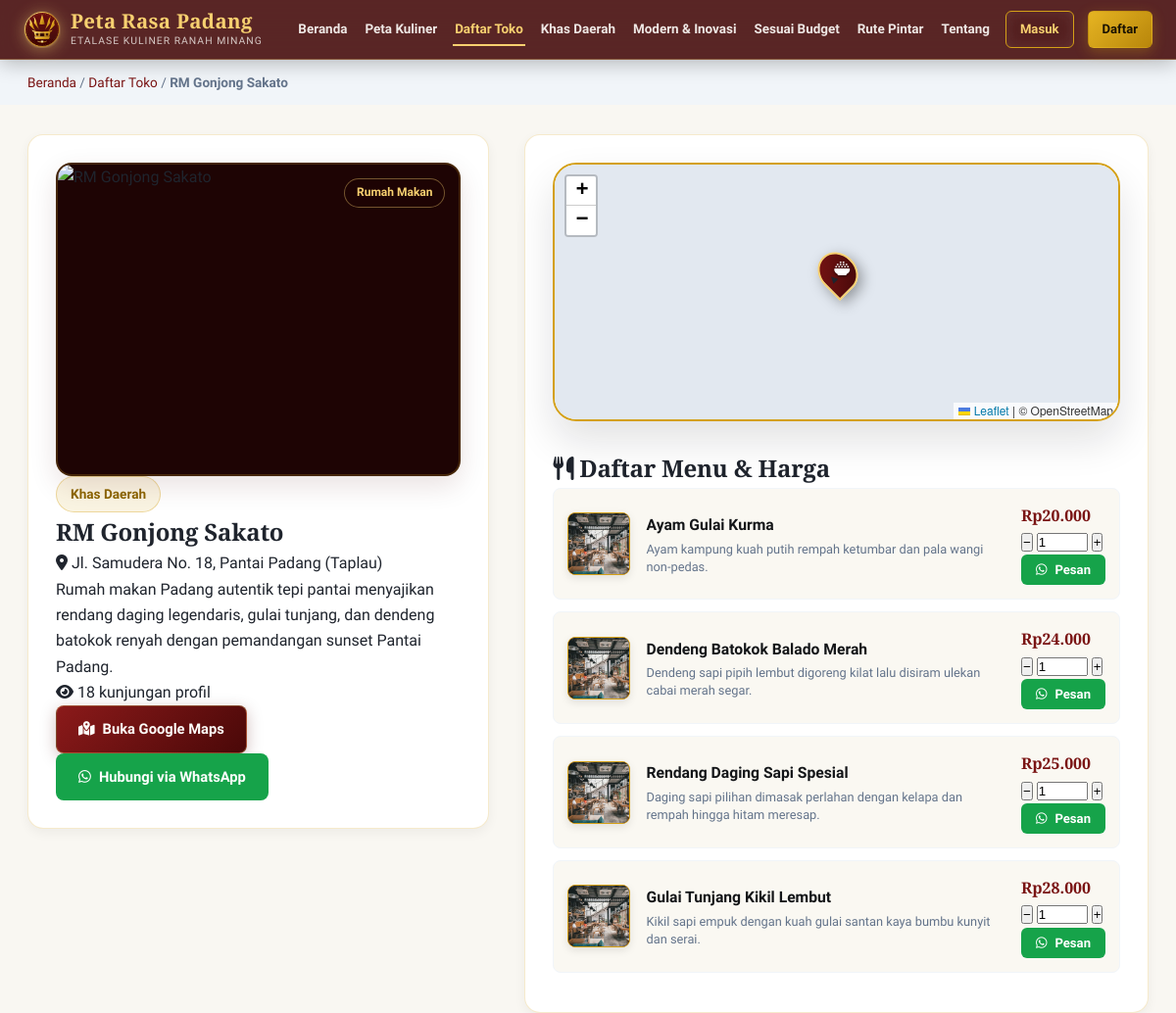
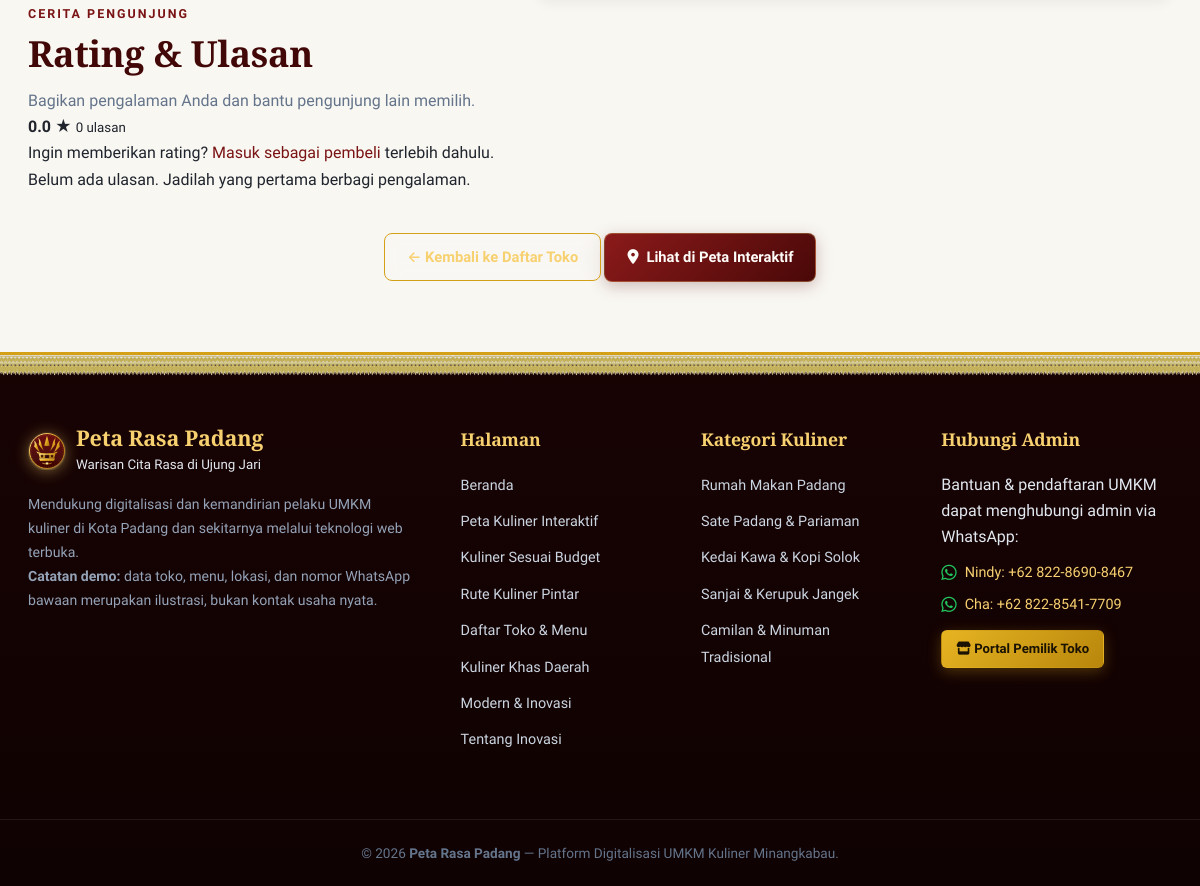
Screenshot of /detail.php?id=1 with the database file from the repository (2 pictures, top to bottom).
### tables this page shows
CREATE TABLE `toko` (
  `id_toko` int(11) NOT NULL AUTO_INCREMENT,
  `nama_toko` varchar(100) NOT NULL,
  `alamat` varchar(255) DEFAULT NULL,
  `kategori` varchar(50) DEFAULT NULL,
  `deskripsi` text DEFAULT NULL,
  `latitude` decimal(10,7) NOT NULL,
  `longitude` decimal(10,7) NOT NULL,
  `foto` varchar(255) DEFAULT NULL,
  `no_wa` varchar(20) DEFAULT NULL,
  `jam_buka` varchar(100) DEFAULT NULL,
  `is_khas` tinyint(1) DEFAULT 0,
  `is_hidden_gem` tinyint(1) DEFAULT 0,
  `visit_count` int(11) DEFAULT 0,
  `whatsapp_views` int(11) DEFAULT 0,
  `id_pemilik` int(11) DEFAULT NULL,
  PRIMARY KEY (`id_toko`),
  KEY `fk_toko_pemilik` (`id_pemilik`),
  CONSTRAINT `fk_toko_pemilik` FOREIGN KEY (`id_pemilik`) REFERENCES `users` (`id_user`) ON DELETE SET NULL
);

CREATE TABLE `menu` (
  `id_menu` int(11) NOT NULL AUTO_INCREMENT,
  `id_toko` int(11) NOT NULL,
  `nama_menu` varchar(100) NOT NULL,
  `harga` int(11) DEFAULT NULL,
  `deskripsi` varchar(255) DEFAULT NULL,
  `foto_menu` varchar(255) DEFAULT NULL,
  PRIMARY KEY (`id_menu`),
  KEY `id_toko` (`id_toko`),
  CONSTRAINT `menu_ibfk_1` FOREIGN KEY (`id_toko`) REFERENCES `toko` (`id_toko`) ON DELETE CASCADE
);

### detail.php (the view, shortened to what this page needs)
<?php
require_once 'koneksi.php';
$id_toko = (int)($_GET['id'] ?? 0);
$stmt = mysqli_prepare($koneksi, "SELECT * FROM toko WHERE id_toko = ?");
mysqli_stmt_bind_param($stmt, "i", $id_toko);
mysqli_stmt_execute($stmt);
$toko = mysqli_fetch_assoc(mysqli_stmt_get_result($stmt));
$stmt_m = mysqli_prepare($koneksi, "SELECT * FROM menu WHERE id_toko = ? ORDER BY harga ASC");
mysqli_stmt_bind_param($stmt_m, "i", $id_toko);
mysqli_stmt_execute($stmt_m);
$res_menu = mysqli_stmt_get_result($stmt_m);
$foto = !empty($toko['foto']) ? 'assets/img/' . $toko['foto'] : 'assets/img/default.png';
$maps_url = "https://www.google.com/maps?q=" . $toko['latitude'] . "," . $toko['longitude'];
$no_wa = $toko['no_wa'] ?? '';
$csrf_ulasan = $_SESSION['csrf_ulasan'] ?? bin2hex(random_bytes(32));
$stmt_rating = mysqli_prepare(
    $koneksi,
    "SELECT COUNT(*) AS total_ulasan, COALESCE(AVG(rating), 0) AS rata_rating
     FROM ulasan WHERE id_toko = ?"
);
mysqli_stmt_bind_param($stmt_rating, "i", $id_toko);
mysqli_stmt_execute($stmt_rating);
$ringkasan_rating = mysqli_fetch_assoc(mysqli_stmt_get_result($stmt_rating));
$ulasan_saya = null;
$stmt_ulasan_list = mysqli_prepare(
    $koneksi,
    "SELECT u.rating, u.komentar, u.balasan, u.created_at, u.replied_at, users.username
     FROM ulasan u
     INNER JOIN users ON users.id_user = u.id_user
     WHERE u.id_toko = ?
     ORDER BY u.created_at DESC"
);
mysqli_stmt_bind_param($stmt_ulasan_list, "i", $id_toko);
mysqli_stmt_execute($stmt_ulasan_list);
$res_ulasan = mysqli_stmt_get_result($stmt_ulasan_list);
$badges = [];
if (!empty($toko['is_khas'])) $badges[] = 'Khas Daerah';
?>
<!DOCTYPE html>
<html lang="id">
<head>
    <link rel="stylesheet" href="https://unpkg.com/leaflet@1.9.4/dist/leaflet.css">
    <link rel="stylesheet" href="assets/css/style.css">
    <link rel="stylesheet" href="https://cdnjs.cloudflare.com/ajax/libs/font-awesome/6.5.1/css/all.min.css">
</head>
<body>
    <?php include 'navbar.php'; ?>
    <section style="background:#F1F5F9;padding:12px 0;">
        <div style="max-width:1280px;margin:0 auto;padding:0 28px;font-size:0.85rem;color:#64748B;">
            <a href="index.php" style="color:var(--merah-utama);">Beranda</a>
            / <a href="toko.php" style="color:var(--merah-utama);">Daftar Toko</a>
            / <span style="font-weight:600;"><?= htmlspecialchars($toko['nama_toko']); ?></span>
        </div>
    </section>
    <section class="section-container" style="margin-top:30px;">
        <div class="detail-grid">
            <div class="detail-left">
                <div class="detail-img-wrapper">
                    <img src="<?= htmlspecialchars($foto); ?>" alt="<?= htmlspecialchars($toko['nama_toko']); ?>" class="detail-img" onerror="this.src='https://images.unsplash.com/photo-1555396273-367ea4eb4db5?w=500&q=80'">
                    <span class="card-badge" style="position:absolute;top:14px;right:14px;"><?= htmlspecialchars($toko['kategori']); ?></span>
                </div>
                <div class="detail-badges">
                    <?php foreach ($badges as $b): ?>
                        <span class="badge badge-gold" style="font-size:0.85rem;padding:6px 14px;"><?= htmlspecialchars($b); ?></span>
                    <?php endforeach; ?>
                </div>
                <h1 class="detail-title"><?= htmlspecialchars($toko['nama_toko']); ?></h1>
                <p class="detail-alamat"><i class="fa-solid fa-location-dot"></i> <?= htmlspecialchars($toko['alamat']); ?></p>
                <p class="detail-deskripsi"><?= htmlspecialchars($toko['deskripsi']); ?></p>
                <div class="detail-stat-row">
                    <span><i class="fa-solid fa-eye"></i> <?= (int)$toko['visit_count']; ?> kunjungan profil</span>
                </div>
                <div class="detail-actions">
                    <a href="<?= $maps_url; ?>" target="_blank" class="btn btn-primary"><i class="fa-solid fa-map-location-dot"></i> Buka Google Maps</a>
                    <?php if (!empty($no_wa)): ?>
                        <a href="https://wa.me/<?= htmlspecialchars($no_wa); ?>?text=<?= urlencode("Halo *" . $toko['nama_toko'] . "*, saya ingin bertanya seputar menu & pemesanan via Peta Rasa Padang."); ?>" target="_blank" class="btn" style="background:#16a34a;color:#fff;"><i class="fa-brands fa-whatsapp"></i> Hubungi via WhatsApp</a>
                    <?php endif; ?>
                </div>
            </div>
            <div class="detail-right">
                <div class="map-wrapper" style="margin-bottom:28px;">
                    <div id="detail-map" class="main-map" style="height:260px;"></div>
                </div>
                <div class="detail-menu-section">
                    <h2 class="detail-menu-title"><i class="fa-solid fa-utensils"></i> Daftar Menu & Harga</h2>
                    <?php if (mysqli_num_rows($res_menu) > 0): ?>
                        <div class="detail-menu-list">
                            <?php while ($m = mysqli_fetch_assoc($res_menu)):
                                $harga_fmt = 'Rp' . number_format($m['harga'], 0, ',', '.');
                                $foto_m = !empty($m['foto_menu']) ? 'assets/img/' . $m['foto_menu'] : 'assets/img/default.png';
                            ?>
                                <div class="detail-menu-item" data-id_menu="<?= $m['id_menu']; ?>" data-nama="<?= htmlspecialchars($m['nama_menu']); ?>" data-harga="<?= $m['harga']; ?>" data-nama_toko="<?= htmlspecialchars($toko['nama_toko']); ?>" data-no_wa="<?= htmlspecialchars($no_wa); ?>">
                                    <div class="menu-thumb-box">
                                        <img src="<?= htmlspecialchars($foto_m); ?>" alt="<?= htmlspecialchars($m['nama_menu']); ?>" class="menu-thumb-img" onerror="this.src='assets/img/default.png'">
                                    </div>
                                    <div class="menu-item-info">
                                        <strong><?= htmlspecialchars($m['nama_menu']); ?></strong>
                                        <?php if (!empty($m['deskripsi'])): ?>
                                            <small class="text-muted"><?= htmlspecialchars($m['deskripsi']); ?></small>
                                        <?php endif; ?>
                                    </div>
                                    <div class="menu-item-right">
                                        <span class="menu-item-price"><?= $harga_fmt; ?></span>
                                        <?php if (!empty($no_wa)): ?>
                                            <div class="menu-item-qty">
                                                <button class="qty-btn qty-minus">−</button>
                                                <input type="number" class="qty-input" value="1" min="1" max="99">
                                                <button class="qty-btn qty-plus">+</button>
                                            </div>
                                            <button class="btn btn-sm btn-wa-menu" style="background:#16a34a;color:#fff;white-space:nowrap;">
                                                <i class="fa-brands fa-whatsapp"></i> Pesan
                                            </button>
                                        <?php else: ?>
                                            <span class="text-muted" style="font-size:0.78rem;">WA tidak tersedia</span>
                                        <?php endif; ?>
                                    </div>
                                </div>
                            <?php endwhile; ?>
                        </div>
                    <?php else: ?>
                        <p class="text-muted">Belum ada menu terdaftar untuk toko ini.</p>
                    <?php endif; ?>
                </div>
            </div>
        </div>
        <section class="review-section" id="ulasan">
            <div class="review-heading">
                <div>
                    <span class="section-kicker">CERITA PENGUNJUNG</span>
                    <h2 class="section-heading">Rating & Ulasan</h2>
                    <p class="text-muted">Bagikan pengalaman Anda dan bantu pengunjung lain memilih.</p>
                </div>
                <div class="review-summary" aria-label="Rating rata-rata <?= number_format((float)$ringkasan_rating['rata_rating'], 1); ?> dari 5">
                    <strong><?= number_format((float)$ringkasan_rating['rata_rating'], 1); ?></strong>
                    <span class="review-stars" aria-hidden="true">★</span>
                    <small><?= (int)$ringkasan_rating['total_ulasan']; ?> ulasan</small>
                </div>
            </div>
            <?php if (($_SESSION['role'] ?? '') === 'user' && !empty($_SESSION['id_user'])): ?>
                <form method="POST" action="detail.php?id=<?= $id_toko; ?>#ulasan" class="review-form">
                    <input type="hidden" name="action" value="ulasan">
                    <input type="hidden" name="csrf_token" value="<?= htmlspecialchars($csrf_ulasan); ?>">
                    <label for="rating">Rating Anda</label>
                    <select id="rating" name="rating" class="form-control" required>
                        <option value="">Pilih bintang</option>
                        <?php for ($bintang = 5; $bintang >= 1; $bintang--): ?>
                            <option value="<?= $bintang; ?>" <?= (int)($ulasan_saya['rating'] ?? 0) === $bintang ? 'selected' : ''; ?>>
                                <?= $bintang; ?> <?= $bintang === 1 ? 'bintang' : 'bintang'; ?>
                            </option>
                        <?php endfor; ?>
                    </select>
                    <label for="komentar">Ulasan (opsional)</label>
                    <textarea id="komentar" name="komentar" class="form-control" rows="3" maxlength="2000" placeholder="Ceritakan pengalaman Anda..."><?= htmlspecialchars($ulasan_saya['komentar'] ?? ''); ?></textarea>
                    <button type="submit" class="btn btn-primary">
                        <?= $ulasan_saya ? 'Perbarui Ulasan' : 'Kirim Ulasan'; ?>
                    </button>
                    <?php if ($ulasan_saya): ?>
                        <small class="text-muted">Anda sudah memberi rating. Menyimpan ulasan baru akan menggantikan rating sebelumnya.</small>
                    <?php endif; ?>
                </form>
            <?php elseif (!isset($_SESSION['id_user'])): ?>
                <p class="review-login-note">Ingin memberikan rating? <a href="login.php">Masuk sebagai pembeli</a> terlebih dahulu.</p>
            <?php endif; ?>
            <div class="review-list">
                <?php if (mysqli_num_rows($res_ulasan) > 0): ?>
                    <?php while ($ulasan = mysqli_fetch_assoc($res_ulasan)): ?>
                        <article class="review-card">
                            <div class="review-card-heading">
                                <div>
                                    <strong><?= htmlspecialchars($ulasan['username']); ?></strong>
                                    <span class="review-stars" aria-label="<?= (int)$ulasan['rating']; ?> dari 5 bintang">
                                        <?= str_repeat('★', (int)$ulasan['rating']); ?><span class="review-stars-muted"><?= str_repeat('★', 5 - (int)$ulasan['rating']); ?></span>
                                    </span>
                                </div>
                                <time datetime="<?= htmlspecialchars($ulasan['created_at']); ?>"><?= date('d M Y', strtotime($ulasan['created_at'])); ?></time>
                            </div>
                            <?php if (trim((string)$ulasan['komentar']) !== ''): ?>
                                <p class="review-comment"><?= nl2br(htmlspecialchars($ulasan['komentar'])); ?></p>
                            <?php endif; ?>
                            <?php if (!empty($ulasan['balasan'])): ?>
                                <div class="review-reply">
                                    <strong>Balasan pemilik</strong>
                                    <p><?= nl2br(htmlspecialchars($ulasan['balasan'])); ?></p>
                                </div>
                            <?php endif; ?>
                        </article>
                    <?php endwhile; ?>
                <?php else: ?>
                    <div class="review-empty">Belum ada ulasan. Jadilah yang pertama berbagi pengalaman.</div>
                <?php endif; ?>
            </div>
        </section>
        <div style="text-align:center;margin-top:40px;">
            <a href="toko.php" class="btn btn-outline-gold">← Kembali ke Daftar Toko</a>
            <a href="peta.php?toko=<?= $id_toko; ?>" class="btn btn-primary"><i class="fa-solid fa-location-dot"></i> Lihat di Peta Interaktif</a>
        </div>
    </section>
    <?php include 'footer.php'; ?>
</body>
</html>

### rows the page displays
toko: nama_toko "RM Gonjong Sakato", kategori "Rumah Makan", alamat "Jl. Samudera No. 18, Pantai Padang (Taplau)", deskripsi "Rumah makan Padang autentik tepi pantai menyajikan rendang daging legendaris, gulai tunjang, dan dendeng batokok renyah dengan pemandangan sunset Pantai Padang.", visit_count "18"
menu: nama_menu "Ayam Gulai Kurma", deskripsi "Ayam kampung kuah putih rempah ketumbar dan pala wangi non-pedas.", harga "Rp20.000"
menu: nama_menu "Dendeng Batokok Balado Merah", deskripsi "Dendeng sapi pipih lembut digoreng kilat lalu disiram ulekan cabai merah segar.", harga "Rp24.000"
menu: nama_menu "Rendang Daging Sapi Spesial", deskripsi "Daging sapi pilihan dimasak perlahan dengan kelapa dan rempah hingga hitam meresap.", harga "Rp25.000"
menu: nama_menu "Gulai Tunjang Kikil Lembut", deskripsi "Kikil sapi empuk dengan kuah gulai santan kaya bumbu kunyit dan serai.", harga "Rp28.000"

### other values shown
$b "Khas Daerah"
$ringkasan_rating['rata_rating'] "0.0"
$ringkasan_rating['total_ulasan'] "0"
